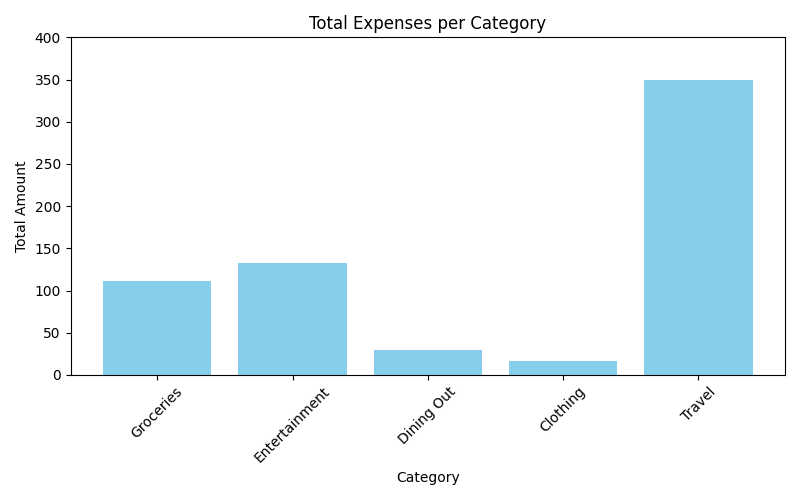

Reproduce this figure in Python.
import mysql.connector
import matplotlib.pyplot as plt

con=mysql.connector.connect(
     user = 'root',
     host='localhost',
     database='expense_tracker',
     passwd='Mos2020june!')

cur=con.cursor()

cur.execute("DELETE FROM expenses WHERE category IS NULL OR amount IS NULL;")
con.commit()

cur.execute("SELECT category, SUM(amount) FROM expenses GROUP BY category;")

results = cur.fetchall()

cur.close()
con.close()

category = []
amount = []

for row in results:
    category.append(row[0])
    amount.append(row[1])

plt.figure(figsize=(8,5))
plt.bar(category, amount, color='skyblue')
plt.ylim(0, max(amount)+ 50)
plt.xlabel("Category")
plt.ylabel("Total Amount")
plt.title("Total Expenses per Category")
plt.xticks(rotation=45)
plt.tight_layout()
plt.show()
